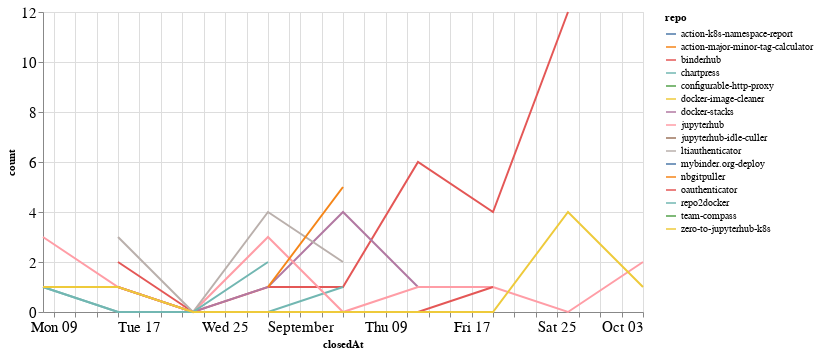

Notebook code cell kept with this figure:
### Code cell
closed_by_time = closed_by.groupby('repo').resample('W', on='closedAt').count()['author'].reset_index()
closed_by_time = closed_by_time.rename(columns={'author': 'count'})

alt.Chart(closed_by_time, width=600).mark_line().encode(
    x='closedAt',
    y='count',
    color='repo',
    tooltip="repo"
)

### Figure 1 — Vega-Lite specification as saved in the notebook (floating-point values rounded to 4 significant figures)
{"config": {"axisLeft": {"labelFontSize": 15}, "axisBottom": {"labelFontSize": 15}}, "data": {"name": "data-245e6432a2da665ebd4de063e441f8dd"}, "mark": "line", "encoding": {"color": {"type": "nominal", "field": "repo"}, "tooltip": {"type": "nominal", "field": "repo"}, "x": {"type": "temporal", "field": "closedAt"}, "y": {"type": "quantitative", "field": "count"}}, "width": 600, "$schema": "https://vega.github.io/schema/vega-lite/v4.8.1.json", "datasets": {"data-245e6432a2da665ebd4de063e441f8dd": [{"repo": "action-k8s-namespace-report", "closedAt": "2021-09-26T00:00:00", "count": 1}, {"repo": "action-major-minor-tag-calculator", "closedAt": "2021-09-26T00:00:00", "count": 1}, {"repo": "binderhub", "closedAt": "2021-08-15T00:00:00", "count": 2}, {"repo": "binderhub", "closedAt": "2021-08-22T00:00:00", "count": 0}, {"repo": "binderhub", "closedAt": "2021-08-29T00:00:00", "count": 1}, {"repo": "binderhub", "closedAt": "2021-09-05T00:00:00", "count": 1}, {"repo": "binderhub", "closedAt": "2021-09-12T00:00:00", "count": 6}, {"repo": "binderhub", "closedAt": "2021-09-19T00:00:00", "count": 4}, {"repo": "binderhub", "closedAt": "2021-09-26T00:00:00", "count": 12}, {"repo": "chartpress", "closedAt": "2021-08-08T00:00:00", "count": 1}, {"repo": "chartpress", "closedAt": "2021-08-15T00:00:00", "count": 0}, {"repo": "chartpress", "closedAt": "2021-08-22T00:00:00", "count": 0}, {"repo": "chartpress", "closedAt": "2021-08-29T00:00:00", "count": 0}, {"repo": "chartpress", "closedAt": "2021-09-05T00:00:00", "count": 1}, {"repo": "configurable-http-proxy", "closedAt": "2021-09-19T00:00:00", "count": 1}, {"repo": "docker-image-cleaner", "closedAt": "2021-09-26T00:00:00", "count": 1}, {"repo": "docker-stacks", "closedAt": "2021-08-08T00:00:00", "count": 1}, {"repo": "docker-stacks", "closedAt": "2021-08-15T00:00:00", "count": 1}, {"repo": "docker-stacks", "closedAt": "2021-08-22T00:00:00", "count": 0}, {"repo": "docker-stacks", "closedAt": "2021-08-29T00:00:00", "count": 1}, {"repo": "docker-stacks", "closedAt": "2021-09-05T00:00:00", "count": 4}, {"repo": "docker-stacks", "closedAt": "2021-09-12T00:00:00", "count": 1}, {"repo": "jupyterhub", "closedAt": "2021-08-08T00:00:00", "count": 3}, {"repo": "jupyterhub", "closedAt": "2021-08-15T00:00:00", "count": 1}, {"repo": "jupyterhub", "closedAt": "2021-08-22T00:00:00", "count": 0}, {"repo": "jupyterhub", "closedAt": "2021-08-29T00:00:00", "count": 3}, {"repo": "jupyterhub", "closedAt": "2021-09-05T00:00:00", "count": 0}, {"repo": "jupyterhub", "closedAt": "2021-09-12T00:00:00", "count": 1}, {"repo": "jupyterhub", "closedAt": "2021-09-19T00:00:00", "count": 1}, {"repo": "jupyterhub", "closedAt": "2021-09-26T00:00:00", "count": 0}, {"repo": "jupyterhub", "closedAt": "2021-10-03T00:00:00", "count": 2}, {"repo": "jupyterhub-idle-culler", "closedAt": "2021-09-19T00:00:00", "count": 2}, {"repo": "ltiauthenticator", "closedAt": "2021-08-15T00:00:00", "count": 3}, {"repo": "ltiauthenticator", "closedAt": "2021-08-22T00:00:00", "count": 0}, {"repo": "ltiauthenticator", "closedAt": "2021-08-29T00:00:00", "count": 4}, {"repo": "ltiauthenticator", "closedAt": "2021-09-05T00:00:00", "count": 2}, {"repo": "mybinder.org-deploy", "closedAt": "2021-08-08T00:00:00", "count": 1}, {"repo": "nbgitpuller", "closedAt": "2021-08-29T00:00:00", "count": 1}, {"repo": "nbgitpuller", "closedAt": "2021-09-05T00:00:00", "count": 5}, {"repo": "oauthenticator", "closedAt": "2021-08-15T00:00:00", "count": 1}, {"repo": "oauthenticator", "closedAt": "2021-08-22T00:00:00", "count": 0}, {"repo": "oauthenticator", "closedAt": "2021-08-29T00:00:00", "count": 0}, {"repo": "oauthenticator", "closedAt": "2021-09-05T00:00:00", "count": 0}, {"repo": "oauthenticator", "closedAt": "2021-09-12T00:00:00", "count": 0}, {"repo": "oauthenticator", "closedAt": "2021-09-19T00:00:00", "count": 1}, {"repo": "repo2docker", "closedAt": "2021-08-08T00:00:00", "count": 1}, {"repo": "repo2docker", "closedAt": "2021-08-15T00:00:00", "count": 0}, {"repo": "repo2docker", "closedAt": "2021-08-22T00:00:00", "count": 0}, {"repo": "repo2docker", "closedAt": "2021-08-29T00:00:00", "count": 2}, {"repo": "team-compass", "closedAt": "2021-10-03T00:00:00", "count": 1}, {"repo": "zero-to-jupyterhub-k8s", "closedAt": "2021-08-08T00:00:00", "count": 1}, {"repo": "zero-to-jupyterhub-k8s", "closedAt": "2021-08-15T00:00:00", "count": 1}, {"repo": "zero-to-jupyterhub-k8s", "closedAt": "2021-08-22T00:00:00", "count": 0}, {"repo": "zero-to-jupyterhub-k8s", "closedAt": "2021-08-29T00:00:00", "count": 0}, {"repo": "zero-to-jupyterhub-k8s", "closedAt": "2021-09-05T00:00:00", "count": 0}, {"repo": "zero-to-jupyterhub-k8s", "closedAt": "2021-09-12T00:00:00", "count": 0}, {"repo": "zero-to-jupyterhub-k8s", "closedAt": "2021-09-19T00:00:00", "count": 0}, {"repo": "zero-to-jupyterhub-k8s", "closedAt": "2021-09-26T00:00:00", "count": 4}, {"repo": "zero-to-jupyterhub-k8s", "closedAt": "2021-10-03T00:00:00", "count": 1}]}}
